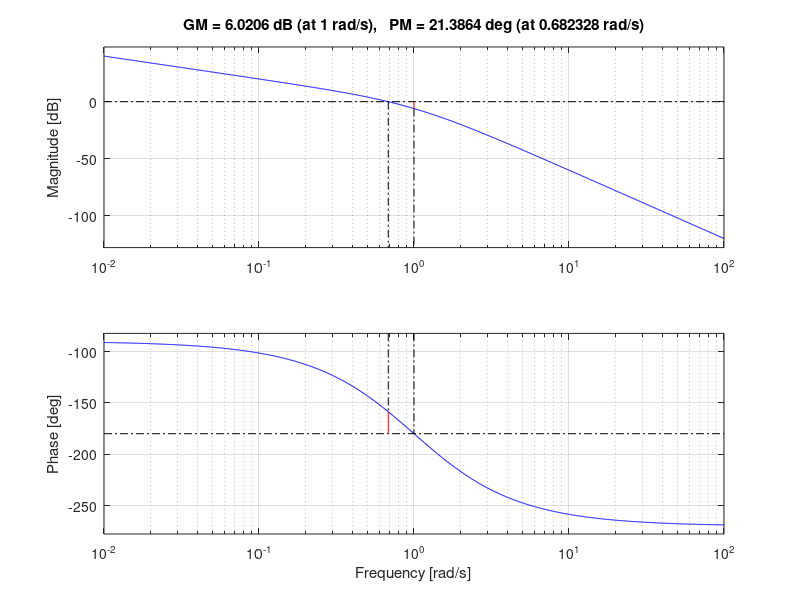
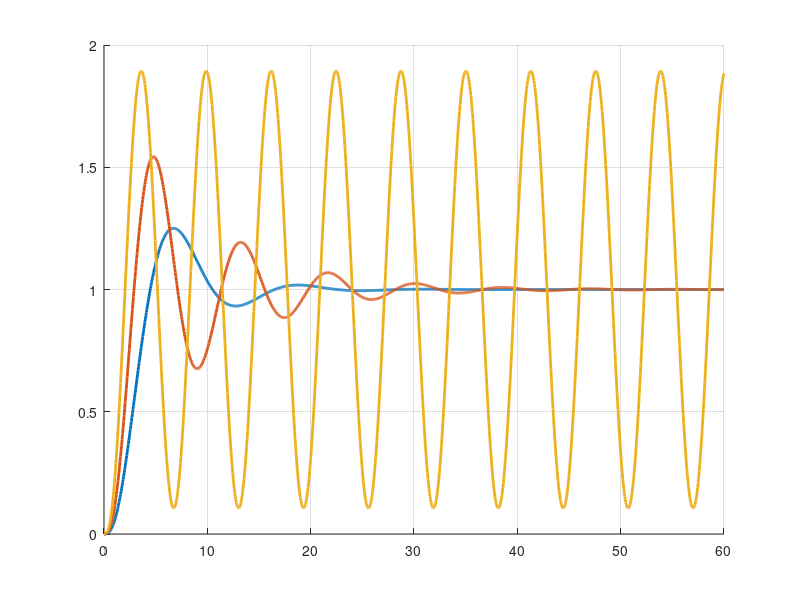

The MATLAB source for these figures, in order: (Note: this script raises an error after producing the figures.)
%% 주파수영역 제어기 설계 입문 (한글판)
% 원문 : Control Tutorials for MATLAB and Simulink — Introduction: Frequency Domain Methods
% 한글 정리 : 제어시스템설계 · 충남대학교 자율운항시스템공학과
%
% **이 문서는 8~9 주차 예습용입니다.** 지금 다 이해하지 못해도 괜찮습니다.
%
% 이 문서에서 하는 것
%
% - 이득여유와 위상여유가 무엇인지 이해한다
% - 나이퀴스트 선도를 읽는다
% - 보드 선도에서 폐루프 성능을 짐작한다
%
% 오늘 쓰는 MATLAB 명령 — `bode`, `margin`, `nyquist`, `feedback`, `step`

clc; close all;
s = tf('s');

%% 1. 왜 주파수영역인가
% 선형 시불변 시스템에는 아주 중요한 성질이 있습니다.
%
% **정현파를 넣으면 같은 주파수의 정현파가 나온다.**
% 다만 크기와 위상이 달라진다.
%
% 그 크기비와 위상차를 주파수별로 모아 놓은 것이 **주파수응답**입니다.
% 보드 선도는 그것을 그림으로 그린 것일 뿐입니다.
%
% ![정현파를 넣으면 크기와 위상만 달라진 정현파가 나온다](freq_1.png)
%
% **그림 파일** `freq_1.png` — CTMS 원본에서 가져온 인용 그림 (코드로 그린 것이 아닙니다)
%   · 띄워 보려면 `dg_ref('freq_1')`
%
% 시간영역과 무엇이 다른가
%
% - 시간영역 — "얼마나 빠른가, 얼마나 흔들리는가" 를 직접 본다
% - 주파수영역 — "**얼마나 여유가 있는가**" 를 본다
%
% 실무에서 주파수영역을 선호하는 이유는 이렇습니다.
%
% - 모델이 정확하지 않아도 **실험으로 직접 잴 수 있다** (사인파를 넣어 보면 된다)
% - **얼마나 더 나빠져도 버티는가**를 숫자로 준다 (이것이 여유다)

%% 2. 이득여유와 위상여유
% 폐루프가 불안정해지는 조건은 이것입니다.
%
% $$1 + L(j\omega) = 0 \qquad \Rightarrow \qquad L(j\omega) = -1$$
%
% 즉 개루프 주파수응답이 **크기 $1$, 위상 $-180^\circ$** 인 점에 닿으면 위험합니다.
% 그 점에서 얼마나 떨어져 있는가가 **여유**입니다.
%
% - **이득여유 (GM)** — 위상이 $-180^\circ$ 인 주파수에서, 크기를 몇 배 더 키우면 $1$ 이 되는가
% - **위상여유 (PM)** — 크기가 $1$ 인 주파수에서, 위상이 $-180^\circ$ 까지 몇 도 남았는가
%
% ![보드 선도에서 이득여유와 위상여유를 읽는 자리](freq_2.png)
%
% **그림 파일** `freq_2.png` — CTMS 원본에서 가져온 인용 그림 (코드로 그린 것이 아닙니다)
%   · 띄워 보려면 `dg_ref('freq_2')`
%
% 실무 기준
%
% - 이득여유 $6\,\mathrm{dB}$ 이상 (약 2 배)
% - 위상여유 $30^\circ \sim 60^\circ$

L1 = 1/(s*(s+1)^2);

figure;
margin(L1); grid on;
[Gm, Pm, Wcg, Wcp] = margin(L1);

fprintf('=== 이득여유와 위상여유 ===\n');
fprintf('  L(s) = 1/(s(s+1)^2)\n');
fprintf('  이득여유 GM = %.2f 배 (%.1f dB)  at %.3f rad/s\n', Gm, 20*log10(Gm), Wcg);
fprintf('  위상여유 PM = %.1f 도             at %.3f rad/s\n\n', Pm, Wcp);

%% 2-1. 여유가 줄면 어떻게 되는가
% 이득을 키우면 크기 곡선이 위로 올라가므로 여유가 줄어듭니다.
% $K$ 를 이득여유만큼 키우면 여유가 정확히 $0$ 이 되어 **지속진동**이 나옵니다.

t = (0:0.05:60)';
figure;
hold on; grid on;
for K = [0.5 1 Gm 1.5*Gm]
    T = feedback(K*L1, 1);
    if max(real(pole(T))) < 0.05
        plot(t, step(T, t), 'LineWidth', 2, 'DisplayName', sprintf('K = %.2f', K));
    end
end
yline(1, 'k--', 'HandleVisibility','off');
xlabel('시간 [s]'); ylabel('출력'); ylim([-0.5 2.5]);
legend('Location','northeast');
title(sprintf('K = %.2f (= 이득여유) 에서 지속진동이 된다', Gm));

fprintf('=== 이득을 키우면 ===\n');
fprintf('     K     위상여유[도]   가장 오른쪽 극점 실수부\n');
fprintf('  ------  -------------  ---------------------\n');
for K = [0.5 1 Gm 1.5*Gm]
    [~, pm] = margin(K*L1);
    fprintf('  %6.2f  %13.1f  %21.4f\n', K, pm, max(real(pole(feedback(K*L1,1)))));
end
fprintf('\n');

%% 3. 나이퀴스트 선도
% 보드 선도가 크기와 위상을 **따로** 그린 것이라면,
% 나이퀴스트 선도는 둘을 **한 평면에** 그린 것입니다.
%
% $\omega$ 를 $-\infty$ 에서 $+\infty$ 까지 훑으며 복소수 $L(j\omega)$ 를 찍습니다.
% 그러면 여유가 **$-1$ 점까지의 거리**로 눈에 보입니다.

figure;
nyquist(0.5*L1); grid on;
title('나이퀴스트 선도 : -1 점(빨간 +)에 얼마나 가까운가');

%% 3-1. 코시 편각원리와 나이퀴스트 판정
% 나이퀴스트 판정의 바탕은 복소해석의 **편각원리**입니다.
% 말로 풀면 이렇습니다.
%
% - $s$ 평면에서 어떤 닫힌 곡선을 따라 한 바퀴 돌면
% - $L(s)$ 도 어떤 곡선을 그리며 원점을 몇 바퀴 돈다
% - 그 **회전 수**가 곡선 안에 든 극점과 영점의 개수 차이와 같다
%
% 이것을 $1 + L(s)$ 에 적용하면 **나이퀴스트 판정**이 나옵니다.
%
% $$Z = N + P$$
%
% - $Z$ — 우반면에 있는 **폐루프** 극점의 개수 (이것이 $0$ 이라야 안정)
% - $N$ — 나이퀴스트 선도가 $-1$ 점을 **시계 방향으로** 감은 횟수
% - $P$ — 우반면에 있는 **개루프** 극점의 개수
%
% 실무에서 쓰는 규칙은 대개 이 한 줄로 줄어듭니다.
%
% **개루프가 안정하면($P = 0$), 나이퀴스트 선도가 $-1$ 점을 감지 않아야 안정**

fprintf('=== 나이퀴스트 판정 확인 ===\n');
for K = [0.5 2]
    T = feedback(K*L1, 1);
    nz = sum(real(pole(T)) > 0);
    fprintf('  K = %.1f : 우반면 폐루프 극점 %d 개 -> %s\n', ...
            K, nz, string(nz == 0) + " (0 이면 안정)");
end
fprintf('\n');

%% 4. 보드 선도에서 폐루프 성능 짐작하기
% 개루프 보드 선도만 보고 폐루프 성능을 대략 알 수 있습니다.
% 이것이 주파수영역 설계의 힘입니다.
%
% **위상여유와 감쇠비**
%
% $$\zeta \approx \frac{PM[^\circ]}{100}$$
%
% 위상여유 $50^\circ$ 면 감쇠비가 대략 $0.5$ 라는 뜻입니다.
% 그러면 4주차 공식으로 오버슈트도 짐작됩니다.
%
% **대역폭과 빠르기**
%
% - 대역폭이 넓을수록 응답이 빠르다
% - 대략 $\omega_{BW} \approx (1 \sim 2)\,\omega_n$
%
% ![저주파 점근선의 높이가 정상상태 오차를 정한다](freq_6.png)
%
% **그림 파일** `freq_6.png` — CTMS 원본에서 가져온 인용 그림 (코드로 그린 것이 아닙니다)
%   · 띄워 보려면 `dg_ref('freq_6')`

fprintf('=== 위상여유와 실제 감쇠비 ===\n');
fprintf('     K     위상여유[도]  PM/100  실제 오버슈트[%%]  공식 예측[%%]\n');
fprintf('  ------  ------------  ------  ----------------  ------------\n');
for K = [0.2 0.4 0.6 0.8]
    [~, pm] = margin(K*L1);
    T = feedback(K*L1, 1);
    ii = stepinfo(T);
    z_est = pm/100;
    if z_est < 1
        os_est = 100*exp(-z_est*pi/sqrt(1-z_est^2));
    else
        os_est = 0;
    end
    fprintf('  %6.2f  %12.1f  %6.3f  %16.1f  %12.1f\n', ...
            K, pm, z_est, ii.Overshoot, os_est);
end
fprintf('  --> 딱 맞지는 않지만 **짐작하기에는 충분합니다.**\n\n');

%% 5. 근궤적과 주파수영역 — 같은 것의 두 얼굴
% 두 방법은 서로 다른 것을 보는 것이 아니라 **같은 것을 다른 각도에서** 봅니다.
%
% | | 근궤적 | 주파수영역 |
% |---|---|---|
% | 보는 것 | 극점이 어디 있는가 | $-1$ 점에서 얼마나 떨어져 있는가 |
% | 필요한 것 | **모델(전달함수)** | 모델 또는 **실험 데이터** |
% | 잘 보이는 것 | 과도응답 (오버슈트, 정착시간) | 안정 여유, 잡음 억제 |
% | 잘 안 보이는 것 | 모델 오차에 대한 여유 | 극점 위치 |
%
% **둘 다 할 줄 알아야** 상황에 맞게 골라 쓸 수 있습니다.
%
% - 모델이 정확하다 $\rightarrow$ 근궤적이 편하다
% - 모델이 불확실하거나 실험 데이터만 있다 $\rightarrow$ 주파수영역이 낫다

figure('Position',[80 80 950 400]);
tiledlayout(1,2,'TileSpacing','compact');
nexttile
rlocus(L1); grid on; xlim([-3 1]); ylim([-2 2]);
title('근궤적 : 극점이 어디로 가는가');
nexttile
nyquist(0.5*L1); grid on;
title('나이퀴스트 : -1 점에서 얼마나 떨어졌는가');

%% 6. 정리
% - 불안정의 조건은 $L(j\omega) = -1$. 여유란 **그 점에서 얼마나 떨어졌는가**이다
% - **이득여유** 6 dB 이상, **위상여유** $30^\circ \sim 60^\circ$ 가 실무 기준
% - 나이퀴스트 판정 : $Z = N + P$. 개루프가 안정하면 $-1$ 을 감지 않아야 한다
% - 위상여유로 감쇠비를 짐작할 수 있다 : $\zeta \approx PM/100$
% - 근궤적과 주파수영역은 **같은 것의 두 얼굴**이다
%
% 이 과목의 9, 10 주차에서 자세히 다룹니다.
